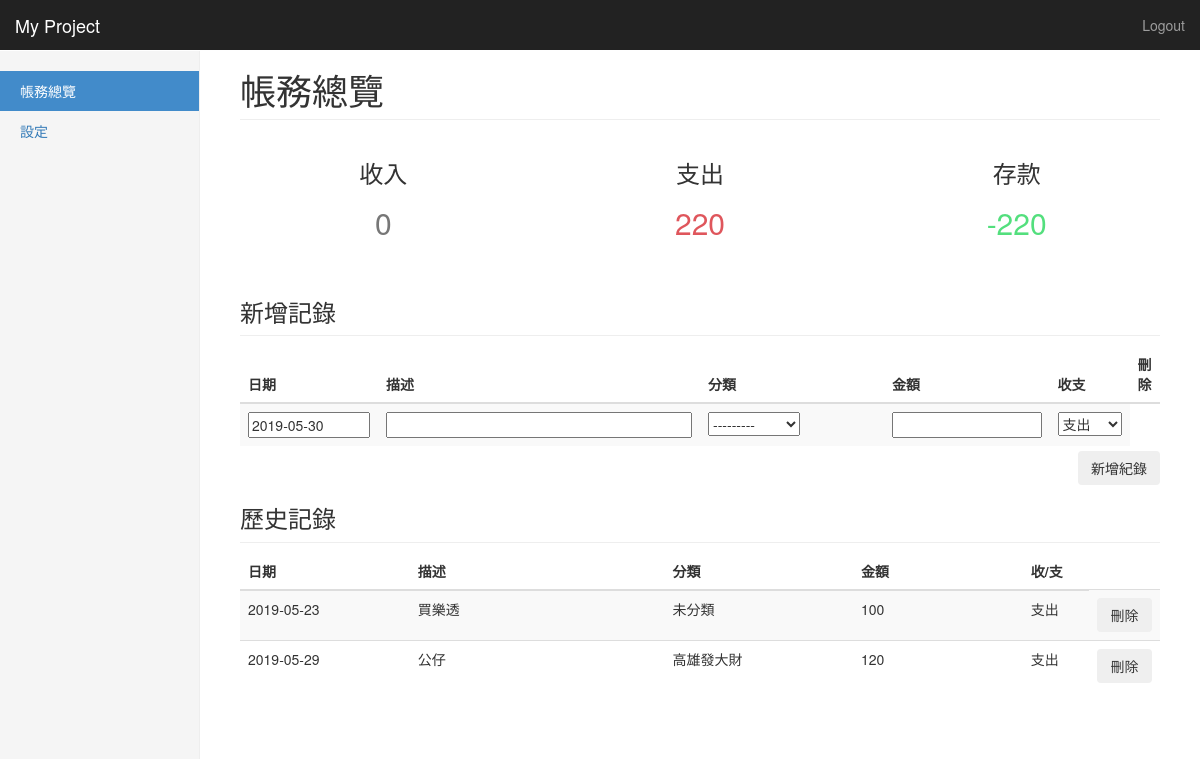
The app's page / (signed in) with its own data.
### app/models.py (models this page shows, shortened)
class Category(models.Model):
	category     = CharField(max_length=20)
	def __str__(self):
		return self.category

class Record(models.Model):
	date         = DateField()
	description  = CharField(max_length=300)
	category     = ForeignKey(Category,on_delete=models.SET_NULL,null=True)
	cash         = IntegerField()
	balance_type = CharField(max_length=2,choices=BALANCE_TYPE)

### app/views.py (the view)
# urls.py: url(r'^$', views.frontpage),
@login_required
def frontpage(request):
	record_form = RecordForm(initial={'balance_type':'支出'})
	records = Record.objects.filter()
	income_list = [record.cash for record in records if record.balance_type == '收入']
	outcome_list = [record.cash for record in records if record.balance_type == '支出']
	income = sum(income_list) if len(income_list) != 0 else 0
	outcome = sum(outcome_list) if len(outcome_list) != 0 else 0
	net = income - outcome
	return render(request,'app/index.html',locals())

### app/forms.py
class RecordForm(ModelForm):
	class Meta:
		model = Record
		fields = ['date','description','category','cash','balance_type']
		widgets = {
		    'date': TextInput(
		    	attrs={
		    	    'id':'datepicker1',
		    	    'value':date.today().strftime('%Y-%m-%d')
		    	})
		}

### app/templates/app/index.html (shortened to what this page needs)
{% extends 'app/base.html' %}
{% block content %}
<div class="container-fluid">
  <div class="row">
    <div class="col-sm-3 col-md-2 sidebar">
      <ul class="nav nav-sidebar">
        <li class="active"><a href="/">帳務總覽</a></li>
        <li><a href="/settings">設定</a></li>
      </ul>
    </div>
    <div class="col-sm-9 col-sm-offset-3 col-md-10 col-md-offset-2 main">
      <h1 class="page-header">帳務總覽</h1>
      <div class="row placeholders">
        <div class="col-xs-8 col-sm-4 placeholder">
          <h3>收入</h3>
          <span class="text-muted"><h2>{{ income }}</h2></span>
        </div>
        <div class="col-xs-8 col-sm-4 placeholder">
          <h3>支出</h3>
          <span class="text-muted"><h2><font color="#DF565C">{{ outcome }}</font></h2></span>
        </div>
        <div class="col-xs-8 col-sm-4 placeholder">
          <h3>存款</h3>
          <span class="text-muted"><h2><font color="#53DF7D">{{ net }}</font></h2></span>
        </div>
      </div>
      <div class= "th-wrapper">
      <h3 class="sub-header">新增記錄</h3>
      </div>
      <div class="table-responsive">
        <form action="/add_record" method="post">
          <table class="table table-striped">
          <col style="width:15%">
          <col style="width:35%">
          <col style="width:20%">
          <col style="width:18%">
          <col style="width:7%">
            <thead>
               <tr>
                <th>日期</th>
                <th>描述</th>
                <th>分類</th>
                <th>金額</th>
                <th>收支</th>
                <th>刪除</th>
              </tr>
            </thead>
            <tbody>
              <tr>
             {% for field in record_form %}
                <td>{{field}}</td>
             {% endfor %}
              </tr>
            </tbody>
          </table>
          <div class="right-area">
            <input type="submit" class="btn show-new-item" value="新增紀錄"/>
          </div>
        </form>
      </div>
      <h3 class="sub-header">歷史記錄</h3>
      <div class="table-responsive">
        <table class="table table-striped">
          <col style="width:18%">
          <col style="width:27%">
          <col style="width:20%">
          <col style="width:18%">
          <col style="width:7%">
          <col style="width:5%">
          <thead>
            <tr>
              <th>日期</th>
              <th>描述</th>
              <th>分類</th>
              <th>金額</th>
              <th>收/支</th>
            </tr>
          </thead>
          <tbody>
          {% for record in records %}
          <tr>
            <td>{{ record.date | date:"Y-m-d"}}</td>
            <td>{{ record.description }}</td>
            <td>{{ record.category }}</td>
            <td>{{ record.cash }}</td>
            <td>{{ record.balance_type }}</td>
            <td>
              <form method="post" action="/delete_record">
                <input type="submit" class="btn" value="刪除">
              </form>
            </td>
          </tr>
          {% endfor %}
          </tbody>
        </table>
      </div>
    </div>
  </div>
</div>
{% endblock %}

### app/templates/app/base.html (shortened to what this page needs)
{% load staticfiles %}
<!DOCTYPE html>
<html lang="en">
  <head>
    <link href="{% static 'css/bootstrap.min.css' %}" rel="stylesheet">
    <link href="{% static 'css/dashboard.css' %}" rel="stylesheet">
  </head>
  <body>
    <nav class="navbar navbar-inverse navbar-fixed-top">
      <div class="container-fluid">
        <div class="navbar-header">
          <a class="navbar-brand" href="#">My Project</a>
        </div>
        <div id="navbar" class="navbar-collapse collapse">
          <ul class="nav navbar-nav navbar-right">
            <li><a href="/accounts/logout">Logout</a></li>
          </ul>
        </div>
      </div>
    </nav>
    {% block content %} {% endblock %}
  </body>
</html>

### app/static/css/dashboard.css (style rules this page uses)
body { padding-top: 50px; }
.sub-header { padding-bottom: 10px; border-bottom: 1px solid #eee; }
.navbar-fixed-top { border: 0; }
.sidebar { display: none; }
@media (min-width: 768px) { .sidebar { position: fixed; top: 51px; bottom: 0; left: 0; z-index: 1000; display: block; padding: 20px; overflow-x: hidden; overflow-y: auto; background-color: #f5f5f5; border-right: 1px solid #eee; } }
.nav-sidebar { margin-right: -21px; margin-bottom: 20px; margin-left: -20px; }
.nav-sidebar > li > a { padding-right: 20px; padding-left: 20px; }
.nav-sidebar > .active > a, .nav-sidebar > .active > a:hover, .nav-sidebar > .active > a:focus { color: #fff; background-color: #428bca; }
.main { padding: 20px; }
@media (min-width: 768px) { .main { padding-right: 40px; padding-left: 40px; } }
.main .page-header { margin-top: 0; }
.placeholders { margin-bottom: 30px; text-align: center; }
.placeholder { margin-bottom: 20px; }
.right-area { float: right; z-index: 2; vertical-align: middle; display: inline-block; margin-top:-15px; }
form input { width: 100%; }

### records on screen
Category: record_form "---------"
Record: date "2019-05-23", description "買樂透", category "未分類", cash "100", balance_type "支出"
Record: date "2019-05-29", description "公仔", category "高雄發大財", cash "120", balance_type "支出"

### other values on screen
{{ income }} "0"
{{ outcome }} "220"
{{ net }} "-220"
